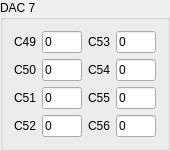
       <widget class="QGroupBox" name="groupBox_13">
        <property name="geometry">
         <rect>
          <x>341</x>
          <y>112</y>
          <width>160</width>
          <height>135</height>
         </rect>
        </property>
        <property name="maximumSize">
         <size>
          <width>170</width>
          <height>150</height>
         </size>
        </property>
        <property name="title">
         <string>DAC 7</string>
        </property>
        <layout class="QGridLayout" name="gridLayout_28">
         <item row="0" column="1" colspan="2">
          <layout class="QVBoxLayout" name="verticalLayout_10">
           <item>
            <layout class="QGridLayout" name="gridLayout_29">
             <item row="1" column="0">
              <widget class="QLabel" name="label_68">
               <property name="text">
                <string>C50</string>
               </property>
              </widget>
             </item>
             <item row="2" column="0">
              <widget class="QLabel" name="label_69">
               <property name="text">
                <string>C51</string>
               </property>
              </widget>
             </item>
             <item row="3" column="0">
              <widget class="QLabel" name="label_70">
               <property name="text">
                <string>C52</string>
               </property>
              </widget>
             </item>
             <item row="0" column="1">
              <widget class="QLineEdit" name="dac07channel49">
               <property name="sizePolicy">
                <sizepolicy hsizetype="Fixed" vsizetype="Fixed">
                 <horstretch>0</horstretch>
                 <verstretch>0</verstretch>
                </sizepolicy>
               </property>
               <property name="maximumSize">
                <size>
                 <width>40</width>
                 <height>16777215</height>
                </size>
               </property>
               <property name="text">
                <string>0</string>
               </property>
              </widget>
             </item>
             <item row="1" column="1">
              <widget class="QLineEdit" name="dac07channel50">
               <property name="sizePolicy">
                <sizepolicy hsizetype="Fixed" vsizetype="Fixed">
                 <horstretch>0</horstretch>
                 <verstretch>0</verstretch>
                </sizepolicy>
               </property>
               <property name="maximumSize">
                <size>
                 <width>40</width>
                 <height>16777215</height>
                </size>
               </property>
               <property name="text">
                <string>0</string>
               </property>
              </widget>
             </item>
             <item row="2" column="1">
              <widget class="QLineEdit" name="dac07channel51">
               <property name="sizePolicy">
                <sizepolicy hsizetype="Fixed" vsizetype="Fixed">
                 <horstretch>0</horstretch>
                 <verstretch>0</verstretch>
                </sizepolicy>
               </property>
               <property name="maximumSize">
                <size>
                 <width>40</width>
                 <height>16777215</height>
                </size>
               </property>
               <property name="text">
                <string>0</string>
               </property>
              </widget>
             </item>
             <item row="3" column="1">
              <widget class="QLineEdit" name="dac07channel52">
               <property name="sizePolicy">
                <sizepolicy hsizetype="Fixed" vsizetype="Fixed">
                 <horstretch>0</horstretch>
                 <verstretch>0</verstretch>
                </sizepolicy>
               </property>
               <property name="maximumSize">
                <size>
                 <width>40</width>
                 <height>16777215</height>
                </size>
               </property>
               <property name="text">
                <string>0</string>
               </property>
              </widget>
             </item>
             <item row="0" column="2">
              <widget class="QLabel" name="label_71">
               <property name="text">
                <string>C53</string>
               </property>
              </widget>
             </item>
             <item row="1" column="2">
              <widget class="QLabel" name="label_72">
               <property name="text">
                <string>C54</string>
               </property>
              </widget>
             </item>
             <item row="2" column="2">
              <widget class="QLabel" name="label_73">
               <property name="text">
                <string>C55</string>
               </property>
              </widget>
             </item>
             <item row="3" column="2">
              <widget class="QLabel" name="label_74">
               <property name="text">
                <string>C56</string>
               </property>
              </widget>
             </item>
             <item row="0" column="3">
              <widget class="QLineEdit" name="dac07channel53">
               <property name="sizePolicy">
                <sizepolicy hsizetype="Fixed" vsizetype="Fixed">
                 <horstretch>0</horstretch>
                 <verstretch>0</verstretch>
                </sizepolicy>
               </property>
               <property name="maximumSize">
                <size>
                 <width>40</width>
                 <height>16777215</height>
                </size>
               </property>
               <property name="text">
                <string>0</string>
               </property>
              </widget>
             </item>
             <item row="1" column="3">
              <widget class="QLineEdit" name="dac07channel54">
               <property name="sizePolicy">
                <sizepolicy hsizetype="Fixed" vsizetype="Fixed">
                 <horstretch>0</horstretch>
                 <verstretch>0</verstretch>
                </sizepolicy>
               </property>
               <property name="maximumSize">
                <size>
                 <width>40</width>
                 <height>16777215</height>
                </size>
               </property>
               <property name="text">
                <string>0</string>
               </property>
              </widget>
             </item>
             <item row="2" column="3">
              <widget class="QLineEdit" name="dac07channel55">
               <property name="sizePolicy">
                <sizepolicy hsizetype="Fixed" vsizetype="Fixed">
                 <horstretch>0</horstretch>
                 <verstretch>0</verstretch>
                </sizepolicy>
               </property>
               <property name="maximumSize">
                <size>
                 <width>40</width>
                 <height>16777215</height>
                </size>
               </property>
               <property name="text">
                <string>0</string>
               </property>
              </widget>
             </item>
             <item row="3" column="3">
              <widget class="QLineEdit" name="dac07channel56">
               <property name="sizePolicy">
                <sizepolicy hsizetype="Fixed" vsizetype="Fixed">
                 <horstretch>0</horstretch>
                 <verstretch>0</verstretch>
                </sizepolicy>
               </property>
               <property name="maximumSize">
                <size>
                 <width>40</width>
                 <height>16777215</height>
                </size>
               </property>
               <property name="text">
                <string>0</string>
               </property>
              </widget>
             </item>
             <item row="0" column="0">
              <widget class="QLabel" name="label_75">
               <property name="text">
                <string>C49</string>
               </property>
              </widget>
             </item>
            </layout>
           </item>
          </layout>
         </item>
        </layout>
       </widget>
